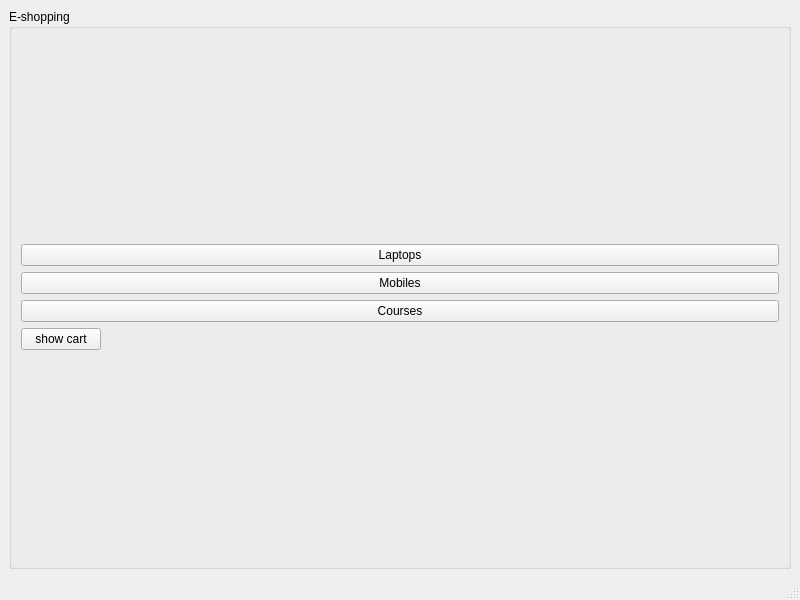
<?xml version="1.0" encoding="UTF-8"?>
<ui version="4.0">
 <class>MainWindow</class>
 <widget class="QMainWindow" name="MainWindow">
  <property name="geometry">
   <rect>
    <x>0</x>
    <y>0</y>
    <width>800</width>
    <height>600</height>
   </rect>
  </property>
  <property name="windowTitle">
   <string>MainWindow</string>
  </property>
  <widget class="QWidget" name="centralwidget">
   <layout class="QHBoxLayout" name="horizontalLayout">
    <item>
     <widget class="QGroupBox" name="groupBox">
      <property name="title">
       <string>E-shopping</string>
      </property>
      <layout class="QVBoxLayout" name="verticalLayout">
       <item>
        <layout class="QVBoxLayout" name="verticalLayout_2">
         <item>
          <widget class="QPushButton" name="pushButton">
           <property name="text">
            <string>Laptops</string>
           </property>
          </widget>
         </item>
         <item>
          <widget class="QPushButton" name="pushButton_2">
           <property name="text">
            <string>Mobiles</string>
           </property>
          </widget>
         </item>
         <item>
          <widget class="QPushButton" name="pushButton_3">
           <property name="text">
            <string>Courses</string>
           </property>
          </widget>
         </item>
         <item>
          <widget class="QPushButton" name="pushButton_4">
           <property name="sizePolicy">
            <sizepolicy hsizetype="Fixed" vsizetype="Fixed">
             <horstretch>0</horstretch>
             <verstretch>0</verstretch>
            </sizepolicy>
           </property>
           <property name="text">
            <string>show cart</string>
           </property>
          </widget>
         </item>
        </layout>
       </item>
      </layout>
     </widget>
    </item>
   </layout>
  </widget>
  <widget class="QMenuBar" name="menubar">
   <property name="geometry">
    <rect>
     <x>0</x>
     <y>0</y>
     <width>800</width>
     <height>20</height>
    </rect>
   </property>
  </widget>
  <widget class="QStatusBar" name="statusbar"/>
 </widget>
 <resources/>
 <connections/>
</ui>
